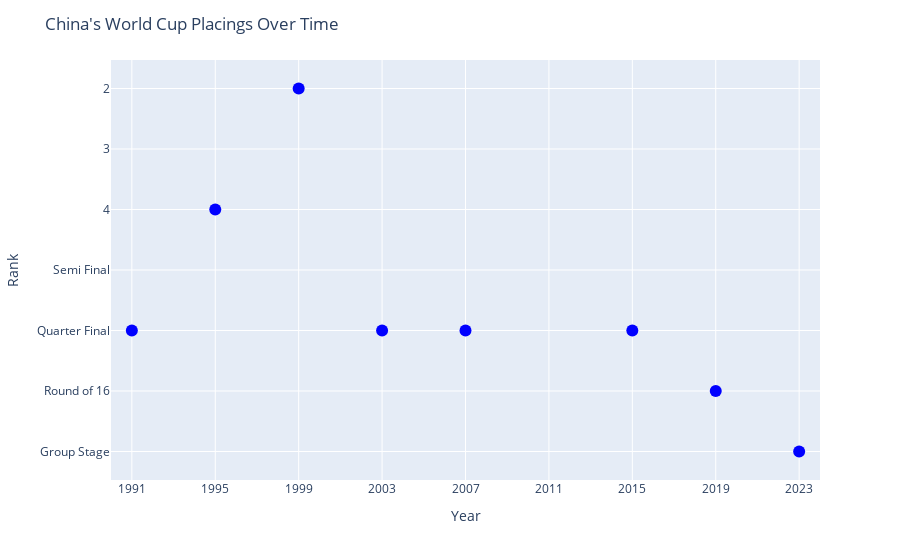

The code cell stored with this chart in its notebook:
### Code cell
rank_order = [
    '1',
    '2',
    '3',
    '4',
    'Semi Final',
    'Quarter Final',
    'Round of 16',
    'Group Stage'
]

df_rankings['Rank'] = pd.Categorical(df_rankings['Rank'], categories=rank_order, ordered=True)

world_cup_years = list(range(1991, 2024, 4))  

# Filter and reindex
China = df_rankings[df_rankings["Team"] == "China"]
China = China.set_index('Year').reindex(world_cup_years).reset_index()

# Reapply categorical ordering after reindexing
China['Rank'] = pd.Categorical(China['Rank'], categories=rank_order, ordered=True)

# Plot
fig = px.scatter(
    China,
    x='Year',
    y='Rank',
)

fig.update_traces(marker=dict(size=12, color='blue'), textposition='top center')

fig.update_layout(
    xaxis=dict(
        tickmode='array',
        tickvals=world_cup_years,
        range=[1990, 2024]
    ),
    yaxis=dict(
        categoryorder='array',
        categoryarray=rank_order[::-1],
        tickmode='array',
        tickvals=rank_order[::-1],
        title='Rank'
    ),
    title="China's World Cup Placings Over Time"
)

fig.show()

### Figure 1 — Plotly figure (JSON) as saved in the notebook; plotly's stock layout.template omitted (floating-point values rounded to 4 significant figures)
{"data": [{"hovertemplate": "Year=%{x}<br>Rank=%{y}<extra></extra>", "legendgroup": "", "marker": {"color": "blue", "size": 12, "symbol": "circle"}, "mode": "markers", "name": "", "orientation": "h", "showlegend": false, "textposition": "top center", "type": "scatter", "x": [1991, 1995, 1999, 2003, 2007, 2011, 2015, 2019, 2023], "xaxis": "x", "y": ["Quarter Final", "4", "2", "Quarter Final", "Quarter Final", null, "Quarter Final", "Round of 16", "Group Stage"], "yaxis": "y"}], "layout": {"legend": {"tracegroupgap": 0}, "margin": {"t": 60}, "title": {"text": "China's World Cup Placings Over Time"}, "xaxis": {"anchor": "y", "domain": [0, 1], "range": [1990, 2024], "tickmode": "array", "tickvals": [1991, 1995, 1999, 2003, 2007, 2011, 2015, 2019, 2023], "title": {"text": "Year"}}, "yaxis": {"anchor": "x", "categoryarray": ["Group Stage", "Round of 16", "Quarter Final", "Semi Final", "4", "3", "2", "1"], "categoryorder": "array", "domain": [0, 1], "tickmode": "array", "tickvals": ["Group Stage", "Round of 16", "Quarter Final", "Semi Final", "4", "3", "2", "1"], "title": {"text": "Rank"}}}}
